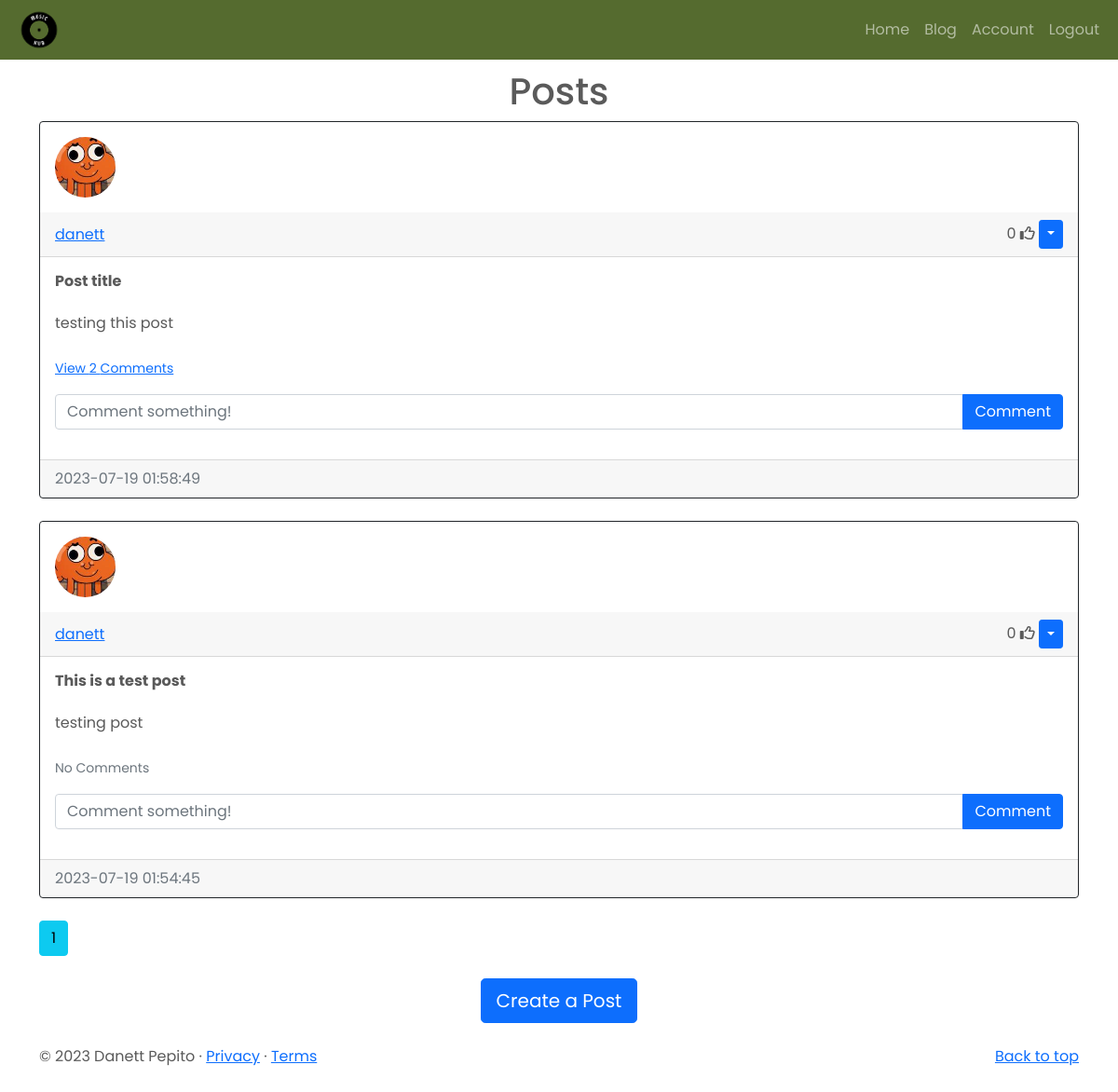
/blog (signed in), run on the app's committed database.
### website/models.py (models this page shows)
class Post(db.Model):
    id = db.Column(db.Integer, primary_key=True)
    title = db.Column(db.String(100), nullable=False)
    text = db.Column(db.Text, nullable=False)
    date_created = db.Column(db.DateTime(timezone=True), default=func.now())
    author = db.Column(db.Integer, db.ForeignKey(
        'user.id', ondelete="CASCADE"), nullable=False)  # Foreign key referencing the User who authored the post
    comments = db.relationship('Comment', backref='post', passive_deletes=True)
    likes = db.relationship('Like', backref='post', passive_deletes=True)

class User(db.Model, UserMixin):
    id = db.Column(db.Integer, primary_key=True)
    email = db.Column(db.String(150), unique=True)
    username = db.Column(db.String(150), unique=True)
    password = db.Column(db.String(150))
    image_file = db.Column(db.String(20), nullable=False, default='default.jpg')
    date_created = db.Column(db.DateTime(timezone=True), default=func.now())
    posts = db.relationship('Post', backref='user', passive_deletes=True)
    comments = db.relationship('Comment', backref='user', passive_deletes=True)
    likes = db.relationship('Like', backref='user', passive_deletes=True)

### website/views.py (the view)
@views.route("/blog")
@login_required
def blog():
    page = request.args.get('page', 1, type=int)
    posts = Post.query.order_by(Post.date_created.desc()).paginate(page=page, per_page=4)
    return render_template("blog.html", user=current_user, posts=posts)

### website/templates/blog.html
{% extends "posts_div.html" %} {% block title %}Blog{% endblock %}

### website/templates/posts_div.html (shortened to what this page needs)
{% extends "base.html" %} {% block title %}Home{% endblock %} {% block content
%}
<h1 align="center">{% block header %}Posts{% endblock %}</h1>
<div id="posts">
  {% for post in posts %}
  <div class="card border-dark">
    <img class="rounded-circle article-img" src="{{ url_for('static', filename='profile_pics/' + post.user.image_file) }}">
    <div class="card-header d-flex justify-content-between align-items-center">
      <a href="/posts/{{post.user.username}}">{{post.user.username}}</a>
      <div>
        <span id="likes-count-{{post.id}}">
        {{ post.likes|length }}</span>
        {% if user.id in post.likes|map(attribute="author")|list %}
        <i
          class="fas fa-thumbs-up"
          id="like-button-{{post.id}}"
          onclick="like({{post.id}})"
        ></i>
        {% else %}
        <i
          class="far fa-thumbs-up"
          id="like-button-{{post.id}}"
          onclick="like({{post.id}})"
        ></i>
        {% endif %} {% if user.id == post.author %}
        <div class="btn-group">
          <button
            type="button"
            class="btn btn-sm btn-primary dropdown-toggle"
            data-bs-toggle="dropdown"
          ></button>
      </div>
      {% endif %}
      </div>
    </div>
    <div class="card-body">
      <div class="card-text post-title">{{post.title}}</div>
      <br />
      <div class="card-text">{{post.text}}</div>
      <br />
      <p class="card-text">
        {% if post.comments|length > 0 %}
        <a data-bs-toggle="collapse" href="#comments-{{post.id}}" role="button">
          <small>View {{post.comments|length}} Comments</small>
        </a>
        {% else %}
        <small class="text-muted">No Comments</small>
        {% endif %}
      </p>
      <form
        class="input-group mb-3"
        method="POST"
        action="/create-comment/{{post.id}}"
      >
        <input
          type="text"
          id="text"
          name="text"
          class="form-control"
          placeholder="Comment something!"
        />
        <button type="submit" class="btn btn-primary">Comment</button>
      </form>
    </div>
    <div class="card-footer text-muted">{{post.date_created}}</div>
  </div>
  <br /> {% endfor %}
</div>
{% for page_num in posts.iter_pages(left_edge=1, right_edge=1, left_current=1, right_current=2) %}
{% if page_num %}
  {% if posts.page == page_num %}
    <a class="btn btn-info mb-4" href="{{ url_for('views.blog', page=page_num)}}">{{ page_num }}</a>
  {% else %}
    <a class="btn btn-outline-info mb-4" href="{{ url_for('views.blog', page=page_num)}}">{{ page_num }}</a>
  {% endif %}
{% else %}
  ...
{% endif %}
{% endfor %}
{% block footer %}
<div align="center">
  <a href="/create-post"
    ><button type="button" class="btn btn-primary btn-lg">
      Create a Post
    </button></a
  >
</div>
<br />
  {% endblock %} {% endblock %}

### website/templates/base.html (shortened to what this page needs)
<!DOCTYPE html>
<html lang="en">
  <head>
    <link
      href="https://cdn.jsdelivr.net/npm/bootstrap@5.0.2/dist/css/bootstrap.min.css"
      rel="stylesheet"
    />
      <link rel="stylesheet" type="text/css" href="{{ url_for('static', filename='styles.css') }}">
  </head>
  <body>
    <nav class="navbar navbar-expand-lg navbar-dark sticky-lg-top">
      <div class="container-fluid">
      <a class="navbar-brand" href="/home">
        <img id="navbar_logo" src="../static/assets/Music.png" alt="Logo" />
      </a>
        <div class="collapse navbar-collapse" id="navbar">
          <div class="navbar-nav">
            <a class="nav-item nav-link" href="/home">Home</a>
            {% if user.is_authenticated %}
            <a class="nav-item nav-link" href="/blog">Blog</a>
            <a class="nav-item nav-link" href="/account">Account</a>
            <a class="nav-item nav-link" href="/logout">Logout</a>
            {% else %}
            <a class="nav-item nav-link" href="/login">Login</a>
            <a class="nav-item nav-link" href="/sign-up">Sign Up</a>
            {% endif %}
          </div>
        </div>
      </div>
    </nav>
    <div class="container">{% block content %}{% endblock %}</div>
    <footer class="container">
      <div class="footer">
        <p class="float-end"><a href="#">Back to top</a></p>
        <p>&copy; 2023 Danett Pepito &middot; <a href="#">Privacy</a> &middot; <a href="#">Terms</a></p>
      </div>
    </footer>
  </body>
</html>

### website/static/styles.css (style rules this page uses)
html, body { color: #5a5a5a; font-family: 'Montserrat', sans-serif; font-family: 'Poppins', sans-serif; min-height: 100%; position: relative; }
.article-img { height: 65px; width: 65px; margin: 16px; }
.post-title { font-weight: bold; line-height: 1.2; }
#navbar_logo { height: 60px; }
.navbar { background-color: #556B2F; height: 4rem; margin-bottom: 10px; }
.nav-item { border-top: 4px solid transparent; border-bottom: 4px solid transparent; }
.navbar-nav { margin-left: auto; }
.footer { height: 50px; position: relative; bottom: 0; width: 100%; }

### data on the page
Post: image_file (picture), user.username "danett", likes|length "0", title "Post title", text "testing this post", comments|length "2", date_created "2023-07-19 01:58:49"
Post: image_file (picture), user.username "danett", likes|length "0", title "This is a test post", text "testing post", shows "No Comments", date_created "2023-07-19 01:54:45"

### other printed values
{{ page_num }} "1"
